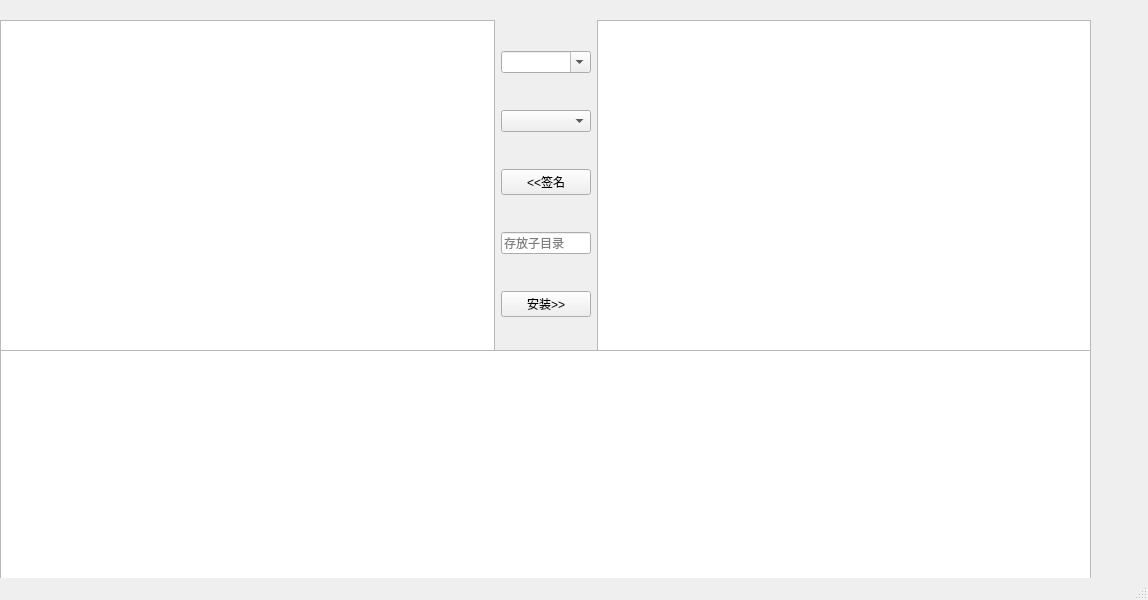
<?xml version="1.0" encoding="UTF-8"?>
<ui version="4.0">
 <class>MainWindow</class>
 <widget class="QMainWindow" name="MainWindow">
  <property name="geometry">
   <rect>
    <x>0</x>
    <y>0</y>
    <width>1148</width>
    <height>600</height>
   </rect>
  </property>
  <property name="contextMenuPolicy">
   <enum>Qt::CustomContextMenu</enum>
  </property>
  <property name="windowTitle">
   <string>MainWindow</string>
  </property>
  <widget class="QWidget" name="centralwidget">
   <widget class="QTextBrowser" name="log">
    <property name="geometry">
     <rect>
      <x>0</x>
      <y>350</y>
      <width>1091</width>
      <height>261</height>
     </rect>
    </property>
    <property name="toolTip">
     <string extracomment="你好"/>
    </property>
   </widget>
   <widget class="QWidget" name="horizontalLayoutWidget">
    <property name="geometry">
     <rect>
      <x>0</x>
      <y>20</y>
      <width>1091</width>
      <height>331</height>
     </rect>
    </property>
    <layout class="QHBoxLayout" name="horizontalLayout">
     <item>
      <widget class="QTreeView" name="input">
       <property name="contextMenuPolicy">
        <enum>Qt::CustomContextMenu</enum>
       </property>
       <property name="toolTip">
        <string>选择一个准备签名的文件，中间调整好参数之后点击【签名】按钮即可开始</string>
       </property>
       <attribute name="headerCascadingSectionResizes">
        <bool>true</bool>
       </attribute>
       <attribute name="headerStretchLastSection">
        <bool>false</bool>
       </attribute>
      </widget>
     </item>
     <item>
      <layout class="QVBoxLayout" name="verticalLayout">
       <item>
        <widget class="QComboBox" name="platform">
         <property name="editable">
          <bool>true</bool>
         </property>
        </widget>
       </item>
       <item>
        <widget class="QComboBox" name="us">
         <property name="editable">
          <bool>false</bool>
         </property>
        </widget>
       </item>
       <item>
        <widget class="QPushButton" name="sign">
         <property name="toolTip">
          <string>根据左侧选择的文件进行签名，签名返回文件存放在右侧窗口，返回文件名会按照签名参数和时间的拼接</string>
         </property>
         <property name="text">
          <string>&lt;&lt;签名</string>
         </property>
        </widget>
       </item>
       <item>
        <widget class="QLineEdit" name="child_dirs">
         <property name="enabled">
          <bool>true</bool>
         </property>
         <property name="sizePolicy">
          <sizepolicy hsizetype="Fixed" vsizetype="Fixed">
           <horstretch>0</horstretch>
           <verstretch>0</verstretch>
          </sizepolicy>
         </property>
         <property name="maximumSize">
          <size>
           <width>90</width>
           <height>16777215</height>
          </size>
         </property>
         <property name="toolTip">
          <string>签名文件在存放在当前目录的子目录下面，请填写子目录名如：apks/today/，或空为当前目录存储</string>
         </property>
         <property name="placeholderText">
          <string>存放子目录</string>
         </property>
        </widget>
       </item>
       <item>
        <widget class="QPushButton" name="install">
         <property name="toolTip">
          <string>安装右侧文件</string>
         </property>
         <property name="text">
          <string>安装&gt;&gt;</string>
         </property>
        </widget>
       </item>
      </layout>
     </item>
     <item>
      <widget class="QTreeView" name="output">
       <property name="contextMenuPolicy">
        <enum>Qt::CustomContextMenu</enum>
       </property>
       <property name="toolTip">
        <string>签名返回的文件存储路径，可指定存放在子目录下面，默认存储在当前目录</string>
       </property>
      </widget>
     </item>
    </layout>
   </widget>
  </widget>
  <widget class="QMenuBar" name="menubar">
   <property name="geometry">
    <rect>
     <x>0</x>
     <y>0</y>
     <width>1148</width>
     <height>22</height>
    </rect>
   </property>
  </widget>
  <widget class="QStatusBar" name="statusbar"/>
 </widget>
 <resources/>
 <connections/>
</ui>
